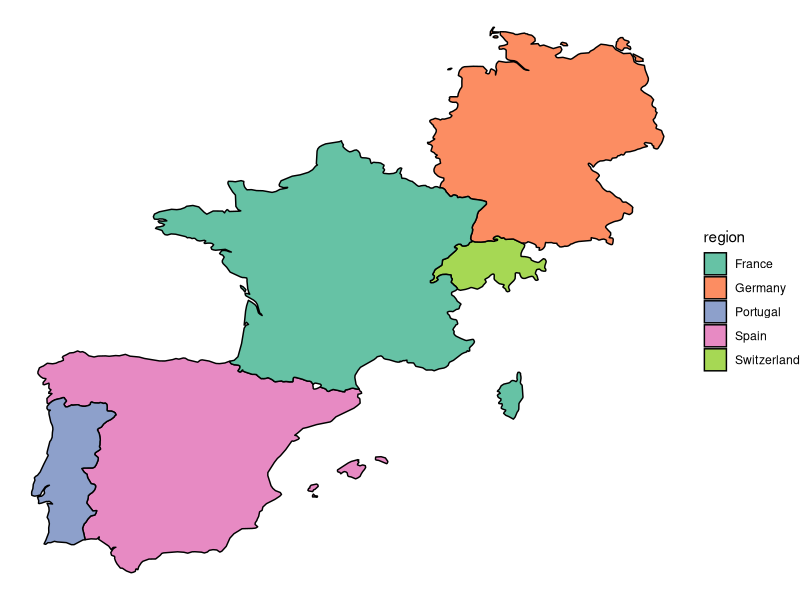

Write R code to recreate this figure.
####### using ggplot to drawing map_1 #######
  
library(ggplot2)
library(dplyr)
require(maps)
require(viridis)
theme_set(
  theme_void()
)

countries <- c("Portugal", "Spain", "France", "Switzerland", "Germany")
maps <- map_data("world", region = countries)

p <- ggplot(maps, aes(x = long, y = lat, group = group, fill = region)) + 
  geom_polygon(colour = "black") + 
  scale_fill_brewer(palette = "Set2")
p




